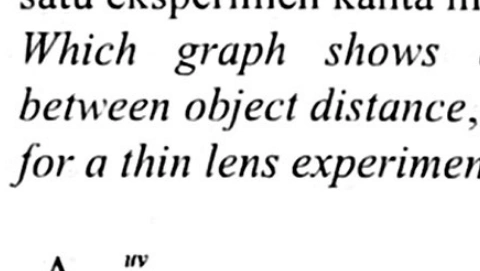
#> input picture assets/diagrams/modul_konstruk_t4/b6/options/t4_b6_k2_q41_opt_a.webp, 480 x 271 px, given in place of debug_k2_q41.png, which was not available
$ python crop_and_upload_all_b6_options_flawless.py
#> lines starting #> are read from the running program, lines starting #| are printed output that depends on the picture; after the words box and inside, x2 and y2 are one past the last pixel; in counts of white or black regions, pixels touching at a corner belong together; pictures that were not available may be replaced by others from this repository, and a replacement may not be noted
### scripts/r2_uploader.py
#!/usr/bin/env python3
"""
Cloudflare R2 Uploader & Diagram Extraction Engine
Hub Bank Soalan Fizik SPM
"""

import os
import io
import boto3
from PIL import Image, ImageOps

# Load credentials from .env
ENV_PATH = os.path.join(os.path.dirname(__file__), "..", ".env")
env = {}
if os.path.exists(ENV_PATH):
    with open(ENV_PATH, "r", encoding="utf-8") as f:
        for line in f:
            line = line.strip()
            if line and not line.startswith("#") and "=" in line:
                k, v = line.split("=", 1)
                env[k.strip()] = v.strip()

def get_s3_client():
    return boto3.client(
        "s3",
        endpoint_url=env.get("R2_ENDPOINT_URL"),
        aws_access_key_id=env.get("R2_ACCESS_KEY_ID"),
        aws_secret_access_key=env.get("R2_SECRET_ACCESS_KEY"),
        region_name="auto"
    )

def upload_bytes(data: bytes, r2_key: str, content_type: str = "image/webp") -> str:
    """Upload raw bytes to Cloudflare R2 and return the public CDN URL."""
    s3 = get_s3_client()
    bucket = env.get("R2_BUCKET_NAME", "fizik-spm-bank")
    s3.put_object(
        Bucket=bucket,
        Key=r2_key,
        Body=data,
        ContentType=content_type,
        CacheControl="public, max-age=31536000, immutable"
    )
    domain = env.get("R2_PUBLIC_DOMAIN", "").rstrip("/")
    return f"{domain}/{r2_key}"

# [49 lines left out: functions upload_file, trim_and_optimize_image, not called in this run]

# [8 lines that do not run on import are left out]

### scripts/crop_and_upload_all_b6_options_flawless.py
#!/usr/bin/env python3
# -*- coding: utf-8 -*-
"""
Precision Diagram Option Cropping & Cloudflare R2 Upload Pipeline (Flawless V2)
Tingkatan 4 Bab 6: Cahaya dan Optik
Strict 13 Golden Invariants (Zero Leaks, Zero Stray Lines, Pure White 14px Margin, 300 DPI WebP Quality 95)
"""

import os
import sys
sys.path.insert(0, ".")
import cv2
import numpy as np
from PIL import Image
import json
from scripts.r2_uploader import upload_bytes

LOCAL_OPTS_DIR = 'assets/diagrams/modul_konstruk_t4/b6/options'
os.makedirs(LOCAL_OPTS_DIR, exist_ok=True)

R2_BASE_URL = 'https://pub-833572f7cc244a0d9627cef82c840538.r2.dev'

def extract_and_pad(sub, name="opt"):
    h, w = sub.shape
    _, bin_inv = cv2.threshold(sub, 215, 255, cv2.THRESH_BINARY_INV)
    num_labels, labels, stats, centroids = cv2.connectedComponentsWithStats(bin_inv)

    valid_mask = np.zeros_like(bin_inv)
    kept = 0
    for i in range(1, num_labels):
        x, y, comp_w, comp_h, area = stats[i]
        touches_top = (y <= 1)
        touches_bottom = (y + comp_h >= h - 1)
        if (touches_top or touches_bottom) and comp_h <= 18:
            continue
        if touches_top and comp_w >= w * 0.4 and comp_h <= 25:
            continue
        if touches_bottom and comp_w >= w * 0.4 and comp_h <= 25:
            continue
        if area < 10:
            continue
        # Option letter badge in margin
        if x < 25 and comp_w < 35 and comp_h < 35:
            continue
        valid_mask[labels == i] = 255
        kept += 1

    ys, xs = np.where(valid_mask > 0)
    if len(xs) == 0:
        print(f"ERROR: {name} empty after filtering!")
        return None

    cropped = sub[ys.min():ys.max()+1, xs.min():xs.max()+1].copy()
    mask = valid_mask[ys.min():ys.max()+1, xs.min():xs.max()+1]
    cropped[mask == 0] = 255 # Pure white background for anything outside diagram

    # 14px pure white border on all 4 sides
    padded = cv2.copyMakeBorder(cropped, 14, 14, 14, 14, cv2.BORDER_CONSTANT, value=255)
    return padded

# Question definitions with exact valley cut lines:
questions = {
    # 1. k2_q41 (2x2 grid)
    "k2_q41": {
        "img": "scratch/debug_k2_q41.png",
        "cuts": {
            "A": (30, 0, 450, 340),
            "B": (30, 340, 450, 740),
            "C": (480, 0, 950, 345),
            "D": (480, 345, 950, 740)
        }
    },
    # 2. k3_q15 (Vertical 4 options)
    "k3_q15": {
        "img": "scratch/debug_k3_q15.png",
        "cuts": {
            "A": (60, 20, 950, 288),
            "B": (60, 288, 950, 511),
            "C": (60, 511, 950, 710),
            "D": (60, 710, 950, 980)
        }
    },
    # 3. k3_q20 (2x2 grid)
    "k3_q20": {
        "img": "scratch/debug_k3_q20.png",
        "cuts": {
            "A": (80, 80, 400, 335),
            "B": (80, 336, 400, 600),
            "C": (480, 80, 870, 340),
            "D": (480, 342, 870, 600)
        }
    },
    # 4. k3_q22 (MRSM 2022: Concave lens - Vertical 4 options)
    "k3_q22": {
        "img": "scratch/debug_k3_q22_concave.png",
        "cuts": {
            "A": (60, 20, 850, 351),
            "B": (60, 351, 850, 686),
            "C": (60, 686, 850, 1027),
            "D": (60, 1027, 850, 1360)
        }
    },
    # 5. k3_q23 (Pahang 2022: Glass-Air boundary - 2x2 grid)
    "k3_q23": {
        "img": "scratch/debug_k3_q23_glass_air.png",
        "cuts": {
            "A": (70, 20, 450, 329),
            "B": (70, 329, 450, 650),
            "C": (480, 20, 950, 333),
            "D": (480, 333, 950, 650)
        }
    },
    # 6. k3_q29 (Vertical 4 options)
    "k3_q29": {
        "img": "scratch/debug_k3_q29.png",
        "cuts": {
            "A": (50, 20, 980, 359),
            "B": (50, 359, 980, 670),
            "C": (50, 670, 980, 983),
            "D": (50, 983, 980, 1320)
        }
    },
    # 7. k3_q35 (2x2 grid)
    "k3_q35": {
        "img": "scratch/debug_k3_q35.png",
        "cuts": {
            "A": (50, 20, 420, 320),
            "B": (50, 320, 420, 650),
            "C": (450, 20, 870, 324),
            "D": (450, 324, 870, 650)
        }
    },
    # 8. k3_q36 (Vertical 4 options)
    "k3_q36": {
        "img": "scratch/debug_k3_q36.png",
        "cuts": {
            "A": (50, 20, 900, 369),
            "B": (50, 369, 900, 730),
            "C": (50, 730, 900, 1117),
            "D": (50, 1117, 900, 1540)
        }
    },
    # 9. k3_q40 (Vertical 4 options)
    "k3_q40": {
        "img": "scratch/debug_k3_q40.png",
        "cuts": {
            "A": (50, 20, 850, 296),
            "B": (50, 296, 850, 572),
            "C": (50, 572, 850, 876),
            "D": (50, 876, 850, 1220)
        }
    },
    # 10. k3_q53 (Page 29 & 30)
    "k3_q53": {
        "multi": True,
        "cuts": {
            "A": ("scratch/debug_k3_q53_p29.png", (50, 20, 950, 328)),
            "B": ("scratch/debug_k3_q53_p29.png", (50, 328, 950, 650)),
            "C": ("scratch/debug_k3_q53_p30.png", (50, 20, 900, 334)),
            "D": ("scratch/debug_k3_q53_p30.png", (50, 334, 900, 650))
        }
    },
    # 11. k3_q58 (Vertical 4 options)
    "k3_q58": {
        "img": "scratch/debug_k3_q58.png",
        "cuts": {
            "A": (50, 20, 850, 304),
            "B": (50, 304, 850, 570),
            "C": (50, 570, 850, 854),
            "D": (50, 854, 850, 1150)
        }
    }
}

option_urls = {}
total_processed = 0

for q_key, data in questions.items():
    option_urls[q_key] = {}
    is_multi = data.get("multi", False)

    if not is_multi:
        full_img = cv2.imread(data["img"], cv2.IMREAD_GRAYSCALE)
#> full_img: shape (271, 480); min 0, max 255, mean 230.9

    for opt, cut_info in data["cuts"].items():
        if is_multi:
            img_path, (x0, y0, x1, y1) = cut_info
            img = cv2.imread(img_path, cv2.IMREAD_GRAYSCALE)
            sub = img[y0:y1, x0:x1]
        else:
            x0, y0, x1, y1 = cut_info
            sub = full_img[y0:y1, x0:x1]
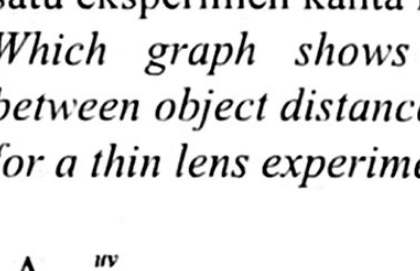
#> sub: shape (271, 420); min 0, max 255, mean 229.6

        padded = extract_and_pad(sub, f"{q_key}_{opt}")
#> in extract_and_pad, `_, bin_inv = cv2.threshold(sub, 215, 255, cv2.THRESH_BINARY_INV)`:
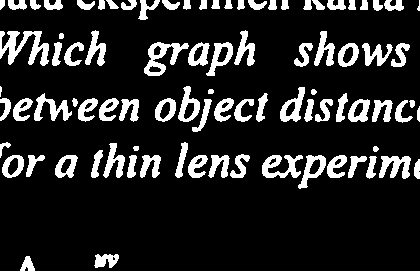
#> bin_inv: shape (271, 420); 15.1% white; 88 white regions (2 under 20 px), largest, box (x1, y1, x2, y2) and area: (0, 31, 49, 66) 846, (144, 42, 189, 76) 611, (262, 155, 303, 178) 512
#> in extract_and_pad, `num_labels, labels, stats, centroids = cv2.connectedComponentsWithStat..`:
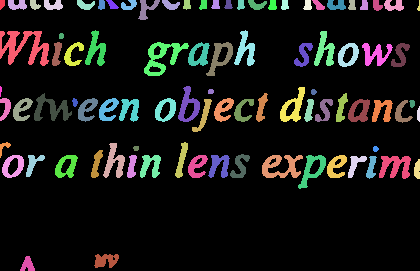
#> labels: shape (271, 420) int32; 89 distinct labels, from 0 to 88; one colour per label, 0 black
#> in extract_and_pad, `num_labels, labels, stats, centroids = cv2.connectedComponentsWithStat..`: num_labels = 89; stats = 89 rows, first 6: [0, 0, 420, 271, 96651], [0, 0, 5, 10, 40], [8, 0, 19, 10, 138], [30, 0, 11, 10, 71], [44, 0, 19, 10, 138], [77, 0, 18, 10, 111]; centroids = 89 pairs, first value 0.312 to 418.5, second value 3.62 to 264.3
#> the loop in extract_and_pad, `for i in range(1, num_labels):` made 88 passes
#> (x, y, comp_w, comp_h, area, touches_top) on passes 1 to 12: (0, 0, 5, 10, 40, True), (8, 0, 19, 10, 138, True), (30, 0, 11, 10, 71, True), (44, 0, 19, 10, 138, True), (77, 0, 18, 10, 111, True), (98, 0, 7, 10, 58, True), (106, 0, 13, 9, 65, True), (121, 0, 16, 10, 103, True), (138, 0, 22, 20, 189, True), (162, 0, 18, 10, 108, True), (183, 0, 8, 10, 62, True), (199, 0, 8, 10, 62, True)
#> after the loop in extract_and_pad, `for i in range(1, num_labels):`:
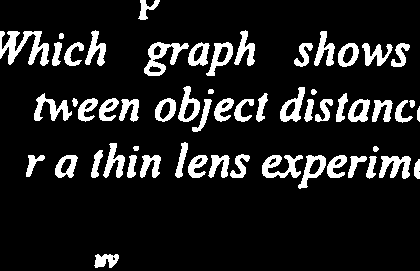
#> valid_mask: shape (271, 420); 12.5% white; 57 white regions, largest, box (x1, y1, x2, y2) and area: (0, 31, 49, 66) 846, (144, 42, 189, 76) 611, (262, 155, 303, 178) 512
#> after the loop in extract_and_pad, `for i in range(1, num_labels):`: kept = 57
#> in extract_and_pad, `ys, xs = np.where(valid_mask > 0)`: ys = 14247 values from 0 to 267; xs = 14247 values, max 419 at index 6736, min 0 at index 191, mean 215.3
#> in extract_and_pad, `mask = valid_mask[ys.min():ys.max()+1, xs.min():xs.max()+1]`:
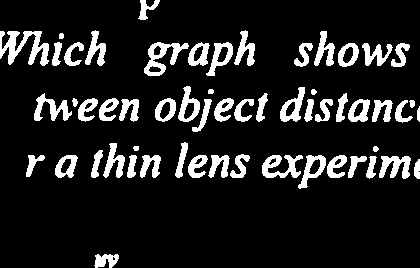
#> mask: shape (268, 420); 12.7% white; 57 white regions, largest, box (x1, y1, x2, y2) and area: (0, 31, 49, 66) 846, (144, 42, 189, 76) 611, (262, 155, 303, 178) 512
#> in extract_and_pad, `cropped[mask == 0] = 255`:
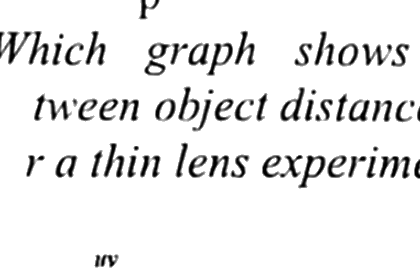
#> cropped: shape (268, 420); min 0, max 255, mean 234.9
#> in extract_and_pad, `padded = cv2.copyMakeBorder(cropped, 14, 14, 14, 14, cv2.BORDER_CONSTA..`:
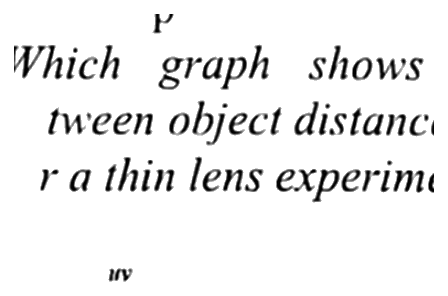
#> padded: shape (296, 448); min 0, max 255, mean 238
        if padded is None:
            continue

        # Verify 0 black pixels on borders
        top_b = np.sum(padded[:4, :] < 200)
#> top_b = 0
        bot_b = np.sum(padded[-4:, :] < 200)
#> bot_b = 0
        left_b = np.sum(padded[:, :4] < 200)
#> left_b = 0
        right_b = np.sum(padded[:, -4:] < 200)
#> right_b = 0
        assert top_b == 0 and bot_b == 0 and left_b == 0 and right_b == 0, f"Border leak in {q_key}_{opt}!"

        # Save local 300 DPI WebP
        local_name = f't4_b6_{q_key}_opt_{opt.lower()}.webp'
        local_path = os.path.join(LOCAL_OPTS_DIR, local_name)

        pil_im = Image.fromarray(padded).convert("RGB")
        pil_im.save(local_path, format="WEBP", quality=95)

        # Read bytes and upload to R2
        with open(local_path, 'rb') as f:
            b_data = f.read()

        r2_key = f'diagrams/modul_konstruk_t4/b6/options/{local_name}'
        url = upload_bytes(b_data, r2_key, 'image/webp')
#> (the run stopped early here; a loop or call above may not have finished)

$ run again, on assets/diagrams/modul_konstruk_t4/b6/options/t4_b6_k2_q48_opt_a.webp
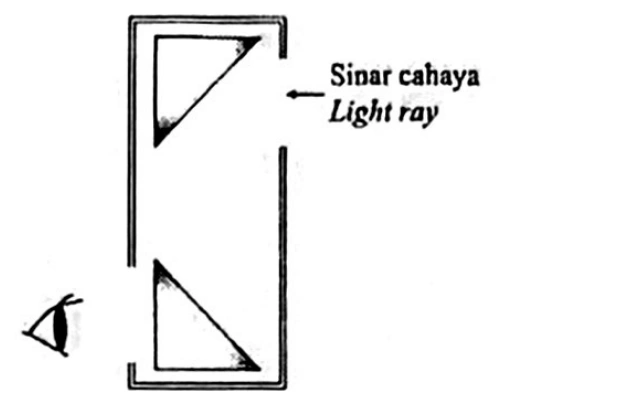
#> input picture assets/diagrams/modul_konstruk_t4/b6/options/t4_b6_k2_q48_opt_a.webp, 636 x 405 px, given in place of debug_k2_q41.png, which was not available
#> bin_inv: shape (340, 420); 9.7% white; 20 white regions (4 under 20 px), largest, box (x1, y1, x2, y2) and area: (97, 14, 258, 268) 4311, (122, 34, 234, 149) 2179, (248, 145, 258, 340) 1795
#> in extract_and_pad, `num_labels, labels, stats, centroids = cv2.connectedComponentsWithStat..`:
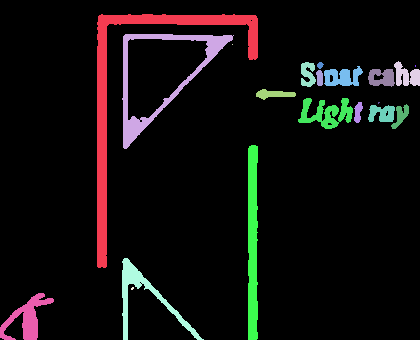
#> labels: shape (340, 420) int32; 21 distinct labels, from 0 to 20; one colour per label, 0 black
#> num_labels = 21; stats = 21 rows, first 6: [0, 0, 420, 340, 128975], [97, 14, 161, 254, 4311], [122, 34, 112, 115, 2179], [232, 44, 1, 1, 1], [394, 61, 26, 25, 398], [301, 62, 15, 25, 260]; centroids = 21 rows, first 8: [210.2, 172.4], [141.1, 92.14], [162, 77.52], [232, 44], [406.4, 75.41], [307.4, 73.79], [319.7, 64.82], [415, 65.5]
#> the loop in extract_and_pad, `for i in range(1, num_labels):` made 20 passes
#> (x, y, comp_w, comp_h, area, touches_bottom) on passes 1, 2, 4, 5, 6, 8, 9, 10: (97, 14, 161, 254, 4311, False), (122, 34, 112, 115, 2179, False), (394, 61, 26, 25, 398, False), (301, 62, 15, 25, 260, False), (317, 62, 7, 7, 33, False), (324, 66, 39, 20, 506, False), (368, 69, 27, 18, 355, False), (316, 70, 7, 16, 92, False)
#> after the loop in extract_and_pad, `for i in range(1, num_labels):`: kept = 16
#> ys = 13812 values from 14 to 339; xs = 13812 values, max 419 at index 3756, min 0 at index 13245, mean 202.8
#> mask: shape (326, 420); 10.1% white; 16 white regions, largest, box (x1, y1, x2, y2) and area: (97, 0, 258, 254) 4311, (122, 20, 234, 135) 2179, (248, 131, 258, 326) 1795
#> in extract_and_pad, `padded = cv2.copyMakeBorder(cropped, 14, 14, 14, 14, cv2.BORDER_CONSTA..`:
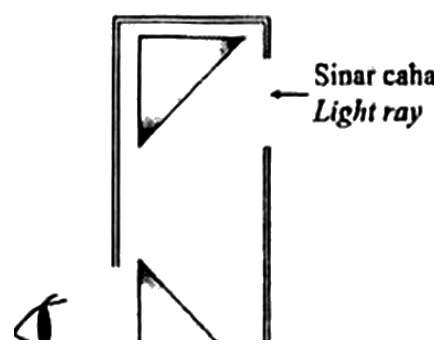
#> padded: shape (354, 448); min 0, max 255, mean 239.7
#> top_b = 0

$ run again, on assets/diagrams/modul_konstruk_t4/b6/options/t4_b6_k2_q48_opt_a_v2.webp
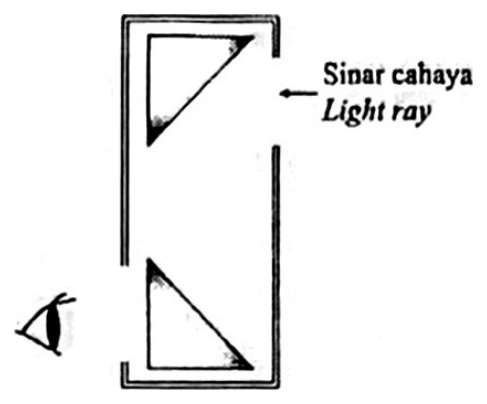
#> input picture assets/diagrams/modul_konstruk_t4/b6/options/t4_b6_k2_q48_opt_a_v2.webp, 487 x 404 px, given in place of debug_k2_q41.png, which was not available
#> bin_inv: shape (340, 420); 9.7% white; 23 white regions (5 under 20 px), largest, box (x1, y1, x2, y2) and area: (90, 14, 251, 267) 4283, (116, 33, 226, 148) 2184, (241, 144, 251, 340) 1828
#> in extract_and_pad, `num_labels, labels, stats, centroids = cv2.connectedComponentsWithStat..`:
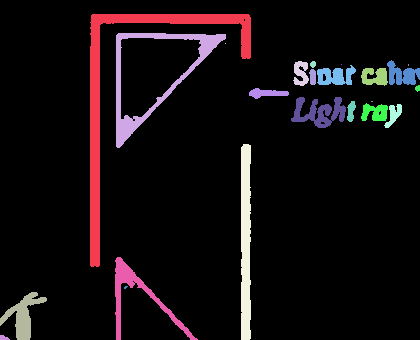
#> labels: shape (340, 420) int32; 24 distinct labels, from 0 to 23; one colour per label, 0 black
#> num_labels = 24; stats = 24 rows, first 6: [0, 0, 420, 340, 128926], [90, 14, 161, 253, 4283], [116, 33, 110, 115, 2184], [225, 43, 1, 1, 1], [293, 61, 16, 25, 262], [310, 61, 6, 7, 32]; centroids = 24 rows, first 8: [210.7, 172.6], [134.1, 91.7], [155, 76.52], [225, 43], [300.5, 72.82], [312.6, 63.84], [402, 74.45], [341, 64]
#> the loop in extract_and_pad, `for i in range(1, num_labels):` made 23 passes
#> (x, y, comp_w, comp_h, area, touches_bottom) on passes 1, 2, 4, 5, 6, 8, 10, 11: (90, 14, 161, 253, 4283, False), (116, 33, 110, 115, 2184, False), (293, 61, 16, 25, 262, False), (310, 61, 6, 7, 32, False), (387, 60, 33, 25, 477, False), (317, 65, 39, 20, 505, False), (309, 69, 7, 16, 92, False), (361, 68, 27, 18, 351, False)
#> after the loop in extract_and_pad, `for i in range(1, num_labels):`: kept = 17
#> ys = 13824 values from 14 to 339; xs = 13824 values, max 419 at index 3628, min 0 at index 12982, mean 199.3
#> mask: shape (326, 420); 10.1% white; 17 white regions, largest, box (x1, y1, x2, y2) and area: (90, 0, 251, 253) 4283, (116, 19, 226, 134) 2184, (241, 130, 251, 326) 1828
#> in extract_and_pad, `padded = cv2.copyMakeBorder(cropped, 14, 14, 14, 14, cv2.BORDER_CONSTA..`:
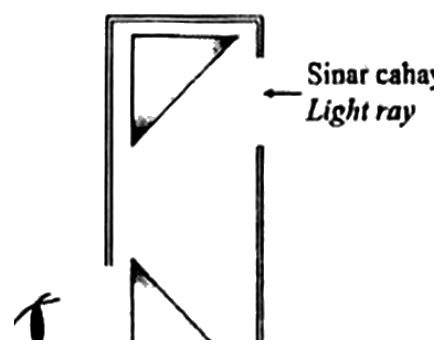
#> padded: shape (354, 448); min 0, max 255, mean 239.7
#> top_b = 0

$ run again, on assets/diagrams/modul_konstruk_t4/b6/options/t4_b6_k2_q48_opt_b.webp
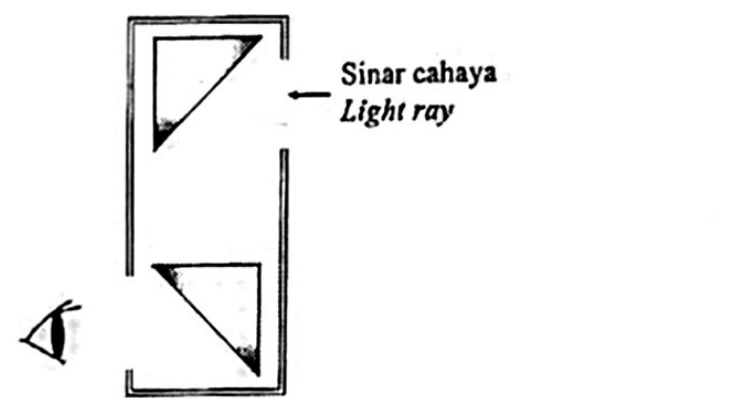
#> input picture assets/diagrams/modul_konstruk_t4/b6/options/t4_b6_k2_q48_opt_b.webp, 733 x 412 px, given in place of debug_k2_q41.png, which was not available
#> bin_inv: shape (340, 420); 10.1% white; 24 white regions (7 under 20 px), largest, box (x1, y1, x2, y2) and area: (95, 14, 260, 277) 4421, (122, 34, 234, 153) 2372, (248, 147, 260, 340) 1954
#> labels: shape (340, 420) int32; 25 distinct labels, from 0 to 24
#> num_labels = 25; stats = 25 rows, first 6: [0, 0, 420, 340, 128314], [95, 14, 165, 263, 4421], [122, 34, 112, 119, 2372], [382, 59, 38, 25, 549], [311, 61, 16, 25, 279], [329, 60, 6, 6, 30]; centroids = 25 pairs, first value 11.5 to 401.8, second value 62.73 to 335.5
#> the loop in extract_and_pad, `for i in range(1, num_labels):` made 24 passes
#> (x, y, comp_w, comp_h, area, touches_bottom) on passes 1, 2, 3, 4, 5, 6, 7, 9: (95, 14, 165, 263, 4421, False), (122, 34, 112, 119, 2372, False), (382, 59, 38, 25, 549, False), (311, 61, 16, 25, 279, False), (329, 60, 6, 6, 30, False), (337, 66, 40, 19, 519, False), (329, 68, 7, 17, 96, False), (257, 90, 45, 10, 306, False)
#> after the loop in extract_and_pad, `for i in range(1, num_labels):`: kept = 19
#> ys = 14469 values from 14 to 339; xs = 14469 values, max 419 at index 3683, min 0 at index 14059, mean 206.7
#> mask: shape (326, 420); 10.6% white; 19 white regions (2 under 20 px), largest, box (x1, y1, x2, y2) and area: (95, 0, 260, 263) 4421, (122, 20, 234, 139) 2372, (248, 133, 260, 326) 1954
#> in extract_and_pad, `padded = cv2.copyMakeBorder(cropped, 14, 14, 14, 14, cv2.BORDER_CONSTA..`:
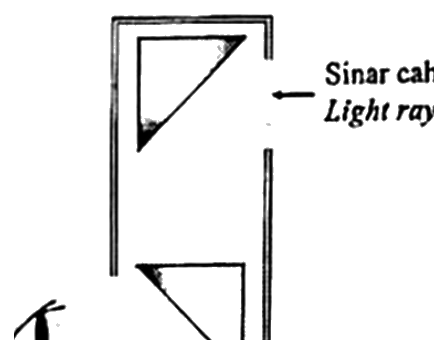
#> padded: shape (354, 448); min 0, max 255, mean 239.4
#> top_b = 0
